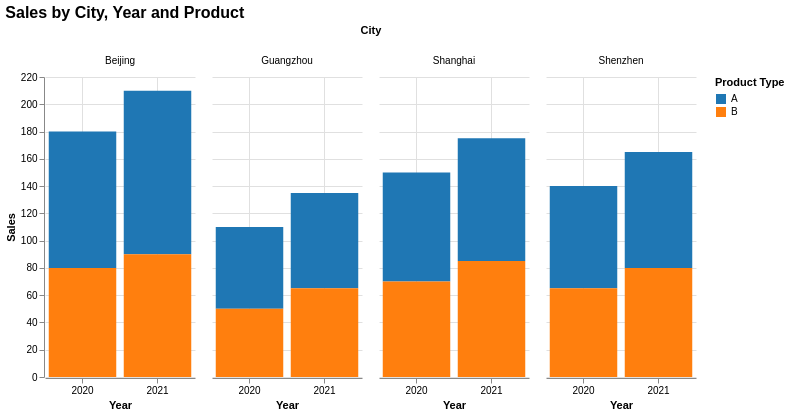

Specify this chart in Vega-Lite:
### Vega-Lite specification from a JSON file in a GitHub repository (floating-point values rounded to 4 significant figures)
{"$schema": "https://vega.github.io/schema/vega-lite/v6.json", "data": {"values": [{"city": "Beijing", "year": 2020, "sales": 100, "product": "A"}, {"city": "Beijing", "year": 2021, "sales": 120, "product": "A"}, {"city": "Beijing", "year": 2020, "sales": 80, "product": "B"}, {"city": "Beijing", "year": 2021, "sales": 90, "product": "B"}, {"city": "Shanghai", "year": 2020, "sales": 80, "product": "A"}, {"city": "Shanghai", "year": 2021, "sales": 90, "product": "A"}, {"city": "Shanghai", "year": 2020, "sales": 70, "product": "B"}, {"city": "Shanghai", "year": 2021, "sales": 85, "product": "B"}, {"city": "Guangzhou", "year": 2020, "sales": 60, "product": "A"}, {"city": "Guangzhou", "year": 2021, "sales": 70, "product": "A"}, {"city": "Guangzhou", "year": 2020, "sales": 50, "product": "B"}, {"city": "Guangzhou", "year": 2021, "sales": 65, "product": "B"}, {"city": "Shenzhen", "year": 2020, "sales": 75, "product": "A"}, {"city": "Shenzhen", "year": 2021, "sales": 85, "product": "A"}, {"city": "Shenzhen", "year": 2020, "sales": 65, "product": "B"}, {"city": "Shenzhen", "year": 2021, "sales": 80, "product": "B"}]}, "facet": {"column": {"field": "city", "type": "nominal", "header": {"title": "City"}}}, "spec": {"width": 150, "height": 300, "mark": "bar", "encoding": {"x": {"field": "year", "type": "ordinal", "title": "Year", "axis": {"labelAngle": 0}}, "y": {"field": "sales", "type": "quantitative", "title": "Sales", "aggregate": "sum"}, "color": {"field": "product", "type": "nominal", "title": "Product Type", "scale": {"domain": ["A", "B"], "range": ["#1f77b4", "#ff7f0e"]}}, "tooltip": [{"field": "year", "type": "ordinal", "title": "Year"}, {"field": "sales", "type": "quantitative", "aggregate": "sum", "title": "Total Sales"}, {"field": "product", "type": "nominal", "title": "Product"}]}}, "config": {"facet": {"spacing": 15}, "axis": {"grid": true, "gridColor": "#e0e0e0"}, "view": {"stroke": "transparent"}}, "title": {"text": "Sales by City, Year and Product", "anchor": "start", "fontSize": 16}}
